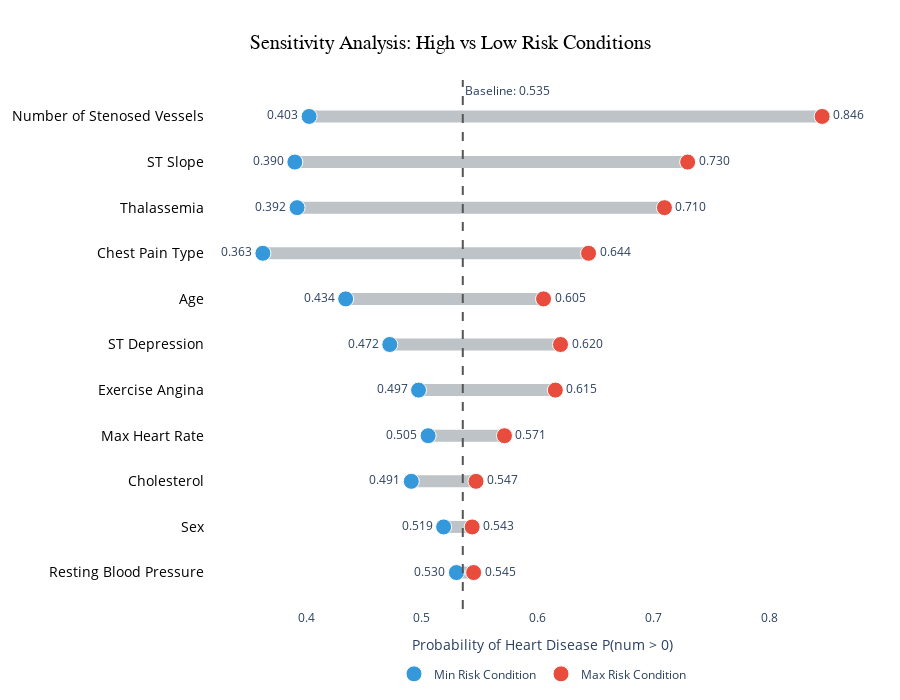

Source (notebook cell):
### Markdown cell above
## Sensitivity Analysis

### Code cell
import plotly.graph_objects as go
from pgmpy.inference import BeliefPropagation

def _fmt_val(v):
    if v in (math.inf, -math.inf):
        return "inf" if v > 0 else "-inf"
    if float(v).is_integer():
        return str(int(v))
    return str(v)

def interval_labels(edges, right=True):
    labels = {}
    for i, (lo, hi) in enumerate(zip(edges[:-1], edges[1:])):
        if lo == -math.inf:
            labels[i] = f"< {_fmt_val(hi)}"
        elif hi == math.inf:
            op = ">=" if not right else ">"
            labels[i] = f"{op} {_fmt_val(lo)}"
        else:
            if right:
                labels[i] = f"{_fmt_val(lo)} - {_fmt_val(hi)}"
            else:
                labels[i] = f"[{_fmt_val(lo)}, {_fmt_val(hi)})"
    return labels
BIN_LABELS = {}
for col, cuts in CUSTOM_BINS.items():
    edges = [-math.inf, *cuts, math.inf]
    right = col not in RIGHT_OPEN_COLS
    BIN_LABELS[col] = interval_labels(edges, right=right)

BIN_LABELS.update(
    {
        "sex": {0: "Female", 1: "Male"},
        "cp": {
            1: "Typical Angina",
            2: "Atypical Angina",
            3: "Non-anginal Pain",
            4: "Asymptomatic",
        },
        "exang": {0: "No", 1: "Yes"},
        "slope": {1: "Upsloping", 2: "Flat", 3: "Downsloping"},
        "ca": {0: "0 vessels", 1: "1 vessel", 2: "2 vessels", 3: "3 vessels"},
        "thal": {3: "Normal", 6: "Fixed Defect", 7: "Reversable Defect"},
    }
)

def plot_sensitivity_analysis_with_labels(bn_model, data_df, display_names=None, bin_labels=None, outfile='bn_sensitivity_final.html'):
    # Interactive sensitivity analysis with readable labels.
    def _label(col, val):
        if bin_labels:
            return bin_labels.get(col, {}).get(val, str(val))
        return str(val)
    print('Starting sensitivity analysis (with readable labels)...')
    infer = BeliefPropagation(bn_model)
    evidence_cols = [c for c in data_df.columns if c != 'num']
    results = {}
    try:
        q_baseline = infer.query(variables=['num'], show_progress=False)
        if 0 in q_baseline.state_names['num']:
            p_healthy_baseline = q_baseline.values[q_baseline.state_names['num'].index(0)]
        else:
            p_healthy_baseline = 0.0
        baseline_p_sick = 1.0 - p_healthy_baseline
    except Exception:
        baseline_p_sick = 0.5
    print(f'Baseline P(Heart Disease) = {baseline_p_sick:.3f}')
    for col in evidence_cols:
        min_p, max_p = 1.0, 0.0
        min_state_label = 'N/A'
        max_state_label = 'N/A'
        possible_values = sorted(data_df[col].unique())
        valid_calc = False
        for val in possible_values:
            try:
                q_res = infer.query(variables=['num'], evidence={col: val}, show_progress=False)
                if 0 in q_res.state_names['num']:
                    idx0 = q_res.state_names['num'].index(0)
                    p_healthy = q_res.values[idx0]
                else:
                    p_healthy = 0.0
                p_sick = 1.0 - p_healthy
                current_label = _label(col, val)
                if p_sick > max_p:
                    max_p = p_sick
                    max_state_label = current_label
                if p_sick < min_p:
                    min_p = p_sick
                    min_state_label = current_label
                valid_calc = True
            except Exception:
                continue
        if not valid_calc:
            results[col] = (baseline_p_sick, baseline_p_sick, 'N/A', 'N/A')
        else:
            results[col] = (max_p, min_p, max_state_label, min_state_label)
    df_results = pd.DataFrame.from_dict(results, orient='index', columns=['Max P','Min P','Max Label','Min Label'])
    df_results['Range'] = df_results['Max P'] - df_results['Min P']
    df_results = df_results.sort_values(by='Range', ascending=True)
    labels = [display_names.get(col, col) for col in df_results.index] if display_names else df_results.index.tolist()
    color_max, color_min, color_bar, color_base = '#e74c3c', '#3498db', '#bdc3c7', '#555555'
    fig = go.Figure()
    for i, (idx, row) in enumerate(df_results.iterrows()):
        fig.add_trace(go.Scatter(x=[row['Min P'], row['Max P']], y=[labels[i], labels[i]], mode='lines', line=dict(color=color_bar, width=12), showlegend=False, hoverinfo='skip'))
    fig.add_trace(go.Scatter(x=df_results['Min P'], y=labels, mode='markers+text', name='Min Risk Condition', marker=dict(color=color_min, size=16, line=dict(width=1, color='white')), text=[f"{x:.3f}" for x in df_results['Min P']], textposition='middle left', customdata=df_results['Min Label'], hovertemplate='<b>Feature: %{y}</b><br>Condition: <b>%{customdata}</b><br>Risk Probability: %{x:.3f}<extra></extra>'))
    fig.add_trace(go.Scatter(x=df_results['Max P'], y=labels, mode='markers+text', name='Max Risk Condition', marker=dict(color=color_max, size=16, line=dict(width=1, color='white')), text=[f"{x:.3f}" for x in df_results['Max P']], textposition='middle right', customdata=df_results['Max Label'], hovertemplate='<b>Feature: %{y}</b><br>Condition: <b>%{customdata}</b><br>Risk Probability: %{x:.3f}<extra></extra>'))
    fig.add_vline(x=baseline_p_sick, line_width=2, line_dash='dash', line_color=color_base, annotation_text=f"Baseline: {baseline_p_sick:.3f}", annotation_position='top right')
    fig.update_layout(title={'text': 'Sensitivity Analysis: High vs Low Risk Conditions', 'y':0.95, 'x':0.5, 'xanchor':'center', 'yanchor':'top', 'font': dict(size=20, color='black', family='Arial')}, xaxis=dict(title='Probability of Heart Disease P(num > 0)', range=[max(0, df_results['Min P'].min() - 0.05), min(1.0, df_results['Max P'].max() + 0.05)], showgrid=False, zeroline=False), yaxis=dict(showgrid=False, tickfont=dict(size=14, color='black')), plot_bgcolor='white', paper_bgcolor='white', legend=dict(orientation='h', yanchor='bottom', y=-0.15, xanchor='center', x=0.5), margin=dict(l=20, r=20, t=80, b=80), height=700, hoverlabel=dict(bgcolor='white', font_size=14, font_family='Arial'))
    fig.write_html(outfile)
    print(f'Final Interactive plot saved to {outfile}')
    fig.show()
    return df_results

plot_sensitivity_analysis_with_labels(bn_model, train_df_disc, display_names=DISPLAY_NAMES, bin_labels=BIN_LABELS, outfile='bn_sensitivity_final.html')

### Figure 1 — Plotly figure (JSON) as saved in the notebook; plotly's stock layout.template omitted (floating-point values rounded to 4 significant figures)
{"data": [{"hoverinfo": "skip", "line": {"color": "#bdc3c7", "width": 12}, "mode": "lines", "showlegend": false, "type": "scatter", "x": [0.5299, 0.5448], "y": ["Resting Blood Pressure", "Resting Blood Pressure"]}, {"hoverinfo": "skip", "line": {"color": "#bdc3c7", "width": 12}, "mode": "lines", "showlegend": false, "type": "scatter", "x": [0.5189, 0.5435], "y": ["Sex", "Sex"]}, {"hoverinfo": "skip", "line": {"color": "#bdc3c7", "width": 12}, "mode": "lines", "showlegend": false, "type": "scatter", "x": [0.4909, 0.5468], "y": ["Cholesterol", "Cholesterol"]}, {"hoverinfo": "skip", "line": {"color": "#bdc3c7", "width": 12}, "mode": "lines", "showlegend": false, "type": "scatter", "x": [0.5054, 0.5714], "y": ["Max Heart Rate", "Max Heart Rate"]}, {"hoverinfo": "skip", "line": {"color": "#bdc3c7", "width": 12}, "mode": "lines", "showlegend": false, "type": "scatter", "x": [0.4972, 0.6154], "y": ["Exercise Angina", "Exercise Angina"]}, {"hoverinfo": "skip", "line": {"color": "#bdc3c7", "width": 12}, "mode": "lines", "showlegend": false, "type": "scatter", "x": [0.4723, 0.6198], "y": ["ST Depression", "ST Depression"]}, {"hoverinfo": "skip", "line": {"color": "#bdc3c7", "width": 12}, "mode": "lines", "showlegend": false, "type": "scatter", "x": [0.4342, 0.6052], "y": ["Age", "Age"]}, {"hoverinfo": "skip", "line": {"color": "#bdc3c7", "width": 12}, "mode": "lines", "showlegend": false, "type": "scatter", "x": [0.3626, 0.6441], "y": ["Chest Pain Type", "Chest Pain Type"]}, {"hoverinfo": "skip", "line": {"color": "#bdc3c7", "width": 12}, "mode": "lines", "showlegend": false, "type": "scatter", "x": [0.3922, 0.7096], "y": ["Thalassemia", "Thalassemia"]}, {"hoverinfo": "skip", "line": {"color": "#bdc3c7", "width": 12}, "mode": "lines", "showlegend": false, "type": "scatter", "x": [0.3903, 0.7297], "y": ["ST Slope", "ST Slope"]}, {"hoverinfo": "skip", "line": {"color": "#bdc3c7", "width": 12}, "mode": "lines", "showlegend": false, "type": "scatter", "x": [0.4026, 0.8459], "y": ["Number of Stenosed Vessels", "Number of Stenosed Vessels"]}, {"customdata": ["< 140", "Female", "< 200", ">= 150", "No", "< 1", "< 45", "Non-anginal Pain", "Normal", "Upsloping", "0 vessels"], "hovertemplate": "<b>Feature: %{y}</b><br>Condition: <b>%{customdata}</b><br>Risk Probability: %{x:.3f}<extra></extra>", "marker": {"color": "#3498db", "line": {"color": "white", "width": 1}, "size": 16}, "mode": "markers+text", "name": "Min Risk Condition", "text": ["0.530", "0.519", "0.491", "0.505", "0.497", "0.472", "0.434", "0.363", "0.392", "0.390", "0.403"], "textposition": "middle left", "type": "scatter", "x": [0.5299, 0.5189, 0.4909, 0.5054, 0.4972, 0.4723, 0.4342, 0.3626, 0.3922, 0.3903, 0.4026], "y": ["Resting Blood Pressure", "Sex", "Cholesterol", "Max Heart Rate", "Exercise Angina", "ST Depression", "Age", "Chest Pain Type", "Thalassemia", "ST Slope", "Number of Stenosed Vessels"]}, {"customdata": [">= 140", "Male", "> 239", "< 150", "Yes", "> 1", "> 60", "Asymptomatic", "Reversable Defect", "Downsloping", "3 vessels"], "hovertemplate": "<b>Feature: %{y}</b><br>Condition: <b>%{customdata}</b><br>Risk Probability: %{x:.3f}<extra></extra>", "marker": {"color": "#e74c3c", "line": {"color": "white", "width": 1}, "size": 16}, "mode": "markers+text", "name": "Max Risk Condition", "text": ["0.545", "0.543", "0.547", "0.571", "0.615", "0.620", "0.605", "0.644", "0.710", "0.730", "0.846"], "textposition": "middle right", "type": "scatter", "x": [0.5448, 0.5435, 0.5468, 0.5714, 0.6154, 0.6198, 0.6052, 0.6441, 0.7096, 0.7297, 0.8459], "y": ["Resting Blood Pressure", "Sex", "Cholesterol", "Max Heart Rate", "Exercise Angina", "ST Depression", "Age", "Chest Pain Type", "Thalassemia", "ST Slope", "Number of Stenosed Vessels"]}], "layout": {"annotations": [{"showarrow": false, "text": "Baseline: 0.535", "x": 0.5354, "xanchor": "left", "xref": "x", "y": 1, "yanchor": "top", "yref": "y domain"}], "height": 700, "hoverlabel": {"bgcolor": "white", "font": {"family": "Arial", "size": 14}}, "legend": {"orientation": "h", "x": 0.5, "xanchor": "center", "y": -0.15, "yanchor": "bottom"}, "margin": {"b": 80, "l": 20, "r": 20, "t": 80}, "paper_bgcolor": "white", "plot_bgcolor": "white", "shapes": [{"line": {"color": "#555555", "dash": "dash", "width": 2}, "type": "line", "x0": 0.5354, "x1": 0.5354, "xref": "x", "y0": 0, "y1": 1, "yref": "y domain"}], "title": {"font": {"color": "black", "family": "Arial", "size": 20}, "text": "Sensitivity Analysis: High vs Low Risk Conditions", "x": 0.5, "xanchor": "center", "y": 0.95, "yanchor": "top"}, "xaxis": {"range": [0.3126, 0.8959], "showgrid": false, "title": {"text": "Probability of Heart Disease P(num > 0)"}, "zeroline": false}, "yaxis": {"showgrid": false, "tickfont": {"color": "black", "size": 14}}}}
